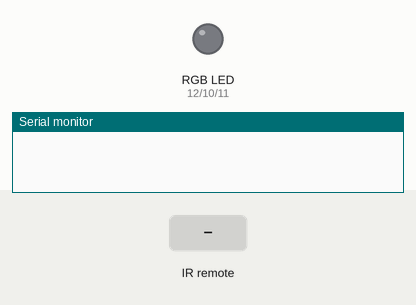
The sketch below on a simulated Arduino Uno, built with avr-gcc and run on an emulated ATmega328P. On the bench: an RGB LED mixed from three pins (HIGH = lit), the last lines printed to the serial monitor. Dashed ring = blinking. The inputs (shaded band) are chosen by the test bench.

Above: at 1.2 s.
1.3 s: infrared code 0xFF52AD received
At 1.46 s:
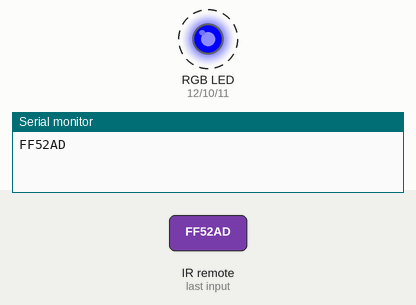
4.3 s: infrared code 0xFF7A85 received
At 5.4 s:
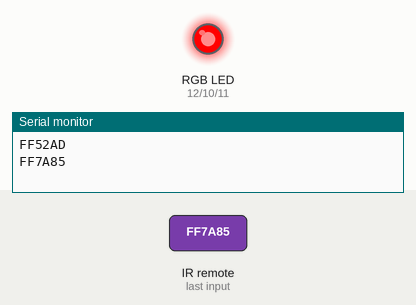
7.3 s: infrared code 0xFF30CF received
At 8.3 s:
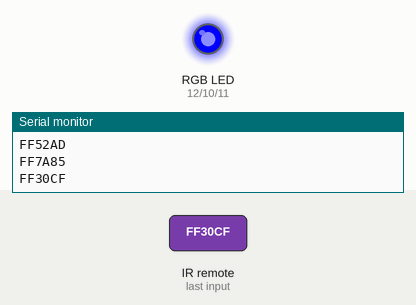
Timing chart, 0 to 10.3 s (numbered marks = the images above; inputs shaded):
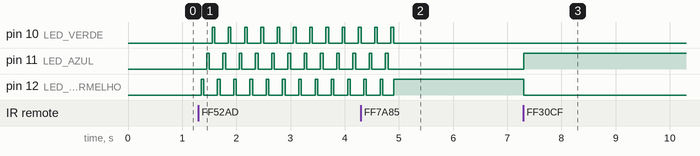

Measured:
- after the input at 1.3 s, pin 10 (LED_VERDE): alternates HIGH for 0.05 s and LOW for 0.25 s, starting after 0.25 s; pin 11 (LED_AZUL): alternates HIGH for 0.05 s and LOW for 0.25 s, starting after 0.15 s; pin 12 (LED_VERMELHO): alternates HIGH for 0.05 s and LOW for 0.25 s, starting after 0.05 s
- after the input at 4.3 s, pin 10 (LED_VERDE): goes on until 4.9 s, then stays LOW; pin 11 (LED_AZUL): goes on until 4.8 s, then stays LOW
- after the input at 7.3 s, pin 11 (LED_AZUL): LOW → HIGH at once; pin 12 (LED_VERMELHO): HIGH → LOW at once

The sketch:

teste_ir_rgb.ino
```cpp
#include <IRremote.h>

#define RECV_PIN 3 // Pino onde o receptor infravermelho está conectado

IRrecv irrecv(RECV_PIN);
decode_results results;

#define LED_VERMELHO 12 // Pino onde o LED vermelho está conectado
#define LED_AZUL 11     // Pino onde o LED azul está conectado
#define LED_VERDE 10    // Pino onde o LED verde está conectado

#define BT_VERMELHO 0xFF7A85
#define BT_AZUL 0xFF30CF
#define BT_VERDE 0xFF18E7
#define BT_PISCAR 0xFF52AD // Adicione um novo código para o botão "Piscar"

void setup() {
  Serial.begin(9600);
  irrecv.enableIRIn(); // Inicializa o receptor IR
  pinMode(LED_VERMELHO, OUTPUT);
  pinMode(LED_AZUL, OUTPUT);
  pinMode(LED_VERDE, OUTPUT);
  apagaLeds(); // Certifique-se de que os LEDs estão apagados no início
}

bool piscando = false;

void loop() {
    // Caso contrário, aguarde um sinal IR e acenda o LED correspondente
    if (irrecv.decode(&results)) {
      // Se um código infravermelho for recebido, imprima-o no monitor serial
      Serial.println(results.value, HEX);

      // Verifique o código recebido e acenda o LED na cor correspondente
      switch (results.value) {
        case BT_VERMELHO:
          acendeVermelho();
          piscando = false;
          break;
        case BT_AZUL:
          acendeAzul();
          piscando = false;
          break;
        case BT_VERDE:
          acendeVerde();
          piscando = false;
          break;
        case BT_PISCAR:
          piscando = true;
      }

      irrecv.resume(); // Reinicializa o receptor IR
    }

  if (piscando) {
    piscarLeds();
  }
}

void apagaLeds() {
  digitalWrite(LED_VERMELHO, LOW);
  digitalWrite(LED_AZUL, LOW);
  digitalWrite(LED_VERDE, LOW);
}

void acendeVermelho() {
  apagaLeds();
  digitalWrite(LED_VERMELHO, HIGH);
}

void acendeAzul() {
  apagaLeds();
  digitalWrite(LED_AZUL, HIGH);
}

void acendeVerde() {
  apagaLeds();
  digitalWrite(LED_VERDE, HIGH);
}

void piscarLeds() {
  for (int i = 0; i < 3; i++) { // Piscar 3 vezes
    apagaLeds();
    delay(50); // Leds apagados por 500 ms
    acendeVermelho();
    delay(50); // Vermelho aceso por 500 ms
    apagaLeds();
    delay(50); // Leds apagados por 500 ms
    acendeAzul();
    delay(50); // Azul aceso por 500 ms
    apagaLeds();
    delay(50); // Leds apagados por 500 ms
    acendeVerde();
    delay(50); // Verde aceso por 500 ms
  }
}
```
